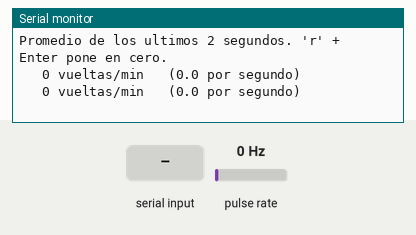
Bench run of a sketch on a simulated ESP32. Shown: the last lines printed to the serial monitor. Wiring (inferred from the names in the program): pulse sensor: data GPIO 18. The test bench sets the inputs (shaded band); at power-on: pulse rate 0 Hz.

Above: at 1.7 s.
1.8 s: pulse rate (sensor on GPIO 18) set to 4 Hz
At 2.32 s:
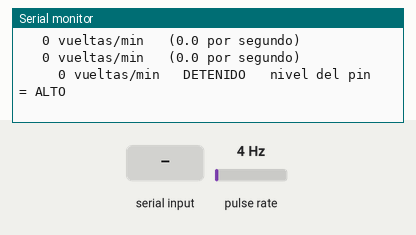
3.5 s: "r" received over Serial
At 4.4 s:
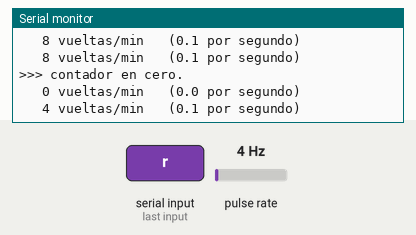
5.0 s: pulse rate (sensor on GPIO 18) set to 50 Hz
At 5.9 s:
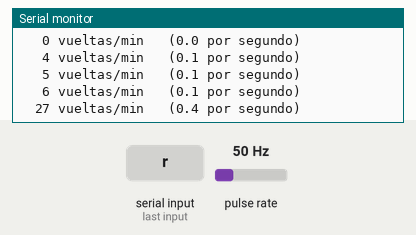
7.5 s: "R" received over Serial
At 7.82 s:
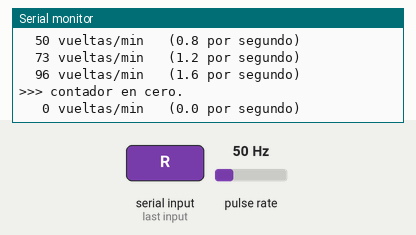
9.0 s: pulse rate (sensor on GPIO 18) set to 100 Hz
At 9.9 s:
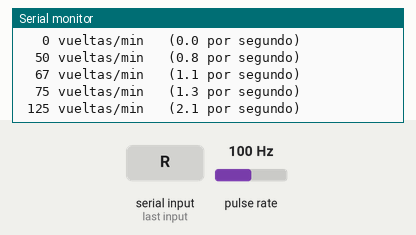
Timing chart, 0 to 12.0 s (numbered marks = the images above; inputs shaded):
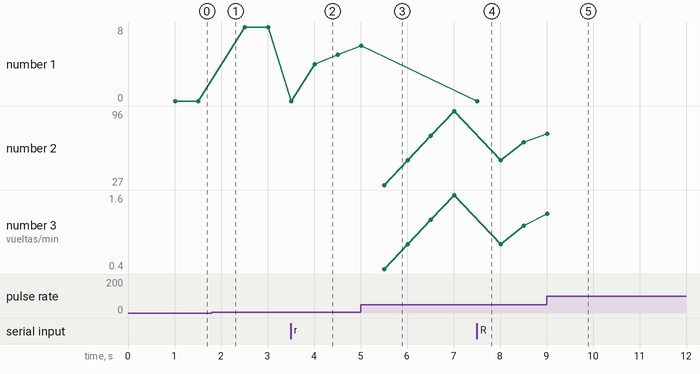

The sketch:

encoder_rueda.ino
```cpp
/*
  PRUEBA DE BANCO - VELOCIDAD DE GIRO DE LA RUEDA, encoder optico en GPIO18

  Una sola linea por vez con el dato concreto: a cuantas vueltas por minuto gira.

  CONEXIONADO: no cambia nada respecto de pruebas/encoder_optico.

    VCC -> 3V3    (NO a 5V: el DO del LM393 saldria a 5V y daña la entrada del ESP32)
    GND -> GND
    DO  -> GPIO18
    AO  -> no se conecta

  COMO SE MIDE LA VELOCIDAD. La interrupcion cuenta ranuras y nada mas. Cada VENTANA_MS
  el bucle mira cuantas ranuras pasaron en ese rato y lo convierte a vueltas por minuto:

      vueltas/min = pulsos / RANURAS_POR_VUELTA / (tiempo en minutos)

  POR QUE VA PROMEDIADO. El viento no sopla parejo y la rueda acelera y frena todo el
  tiempo, asi que la medicion de media ventana salta de un numero a otro y no se puede
  leer. Lo que se imprime es el promedio de las ultimas VENTANAS_PROMEDIO ventanas,
  o sea de los ultimos 2 segundos. Eso alcanza para que el numero se quede quieto
  cuando la velocidad es estable, y siga reaccionando cuando cambia de verdad.

  El promedio es de dos segundos a proposito, no mas: si se promediara mucho mas, una
  rafaga corta quedaria borrada y justamente las rafagas son un dato meteorologico.

  RESOLUCION. Con 30 ranuras y ventanas de medio segundo, un solo pulso de diferencia
  son 4 vueltas/min. Girando lento el numero salta de a escalones de ese tamaño: no es
  ruido, es el limite de lo que se puede saber contando ranuras en ese tiempo.

  QUE HAY QUE VER EN EL MONITOR SERIE (115200):

    - Con la rueda quieta: DETENIDO, y el nivel del pin (alto con la ranura libre, bajo
      con la ranura tapada), para distinguir "quieta" de "desconectada".
    - Girando con el dedo parejo: un numero que se mantiene mas o menos estable.
    - Empujando fuerte la rueda y soltandola: el numero sube y despues baja de a poco
      mientras frena sola. Cuanto tarda en llegar a cero es la medida de friccion del
      eje, que es lo que decide entre el cooler Jamicon y el eje del kit TT.
    - "descartados" solo aparece si hubo flancos demasiado juntos para ser ranuras
      distintas. Si aparece seguido, hay rebote del comparador o ruido en el cable.

  Mandar 'r' + Enter pone el contador total en cero.

  El disco es de 30 ranuras, confirmado contra el modelo OpenSCAD que genera la pieza.

  Y vueltas por minuto NO es velocidad del viento: para pasar de una cosa a la otra
  hace falta calibrar contra una referencia conocida. Eso lo hace pruebas/anemometro,
  que imprime m/s y km/h y trae el modo de calibracion. Ese factor no se puede
  inventar, y queda anotado en hardware/calibraciones/anemometro.md
*/

const int PIN_ENCODER = 18;

// Ranuras del disco = pulsos por vuelta. CONFIRMADO contra el modelo OpenSCAD que
// genera la pieza (enc_ranuras = 30). El disco es de 69 mm, 2 mm de espesor, con las
// ranuras entre los radios 23.5 y 33.5 mm.
//
// Si alguna vez se reimprime el disco con otra cantidad de ranuras, HAY QUE CAMBIAR
// este numero: una diferencia aca desplaza toda la escala de velocidad por un factor
// constante, y las lecturas igual siguen pareciendo razonables. Es el error mas
// dificil de detectar de esta fase.
const int RANURAS_POR_VUELTA = 30;

// Dos flancos mas juntos que esto no pueden ser dos ranuras distintas: es ruido o un
// rebote del comparador. Con 30 ranuras, 300 us entre pulsos serian unas 6600 vueltas por
// minuto, muy por encima de lo que puede girar un anemometro de cazoletas.
const unsigned long ANTIRREBOTE_US = 300;

// Cada cuanto se mide, y cuantas mediciones entran en el promedio que se imprime.
const unsigned long VENTANA_MS = 500;
const int VENTANAS_PROMEDIO = 4;  // 4 x 500 ms = 2 segundos de promedio

// Si pasa mas tiempo que esto sin un solo pulso, se considera que la rueda esta quieta.
const unsigned long TIEMPO_DETENIDO_MS = 2000;

// Compartidas entre la interrupcion y el bucle: van volatile, si no el compilador
// podria cachearlas en un registro y el bucle nunca veria el cambio.
volatile unsigned long pulsosTotales = 0;
volatile unsigned long descartadosTotales = 0;
volatile unsigned long ultimoPulsoUs = 0;

unsigned long pulsosVentanaAnterior = 0;
unsigned long descartadosVentanaAnterior = 0;
unsigned long momentoVentanaAnterior = 0;
unsigned long momentoUltimoPulsoMs = 0;

float vueltasPorVentana[VENTANAS_PROMEDIO];
int indicePromedio = 0;
int ventanasCargadas = 0;

// La rutina de interrupcion tiene que ser lo mas corta posible y vivir en la RAM
// interna (IRAM_ATTR): nada de Serial.print ni delay aca adentro.
void IRAM_ATTR contarPulso() {
  unsigned long ahora = micros();

  if (ahora - ultimoPulsoUs < ANTIRREBOTE_US) {
    descartadosTotales = descartadosTotales + 1;  // rebote o ruido: no puede ser una ranura distinta
    return;
  }

  ultimoPulsoUs = ahora;
  pulsosTotales = pulsosTotales + 1;
}

void ponerEnCero() {
  noInterrupts();
  pulsosTotales = 0;
  descartadosTotales = 0;
  interrupts();

  pulsosVentanaAnterior = 0;
  descartadosVentanaAnterior = 0;
  indicePromedio = 0;
  ventanasCargadas = 0;
}

void setup() {
  Serial.begin(115200);
  delay(500);

  // INPUT_PULLUP porque la salida del LM393 suele ser de colector abierto: sin pull-up
  // el pin quedaria flotando y contaria pulsos fantasma.
  pinMode(PIN_ENCODER, INPUT_PULLUP);

  // FLANCO DE BAJADA, no CHANGE: cada ranura produce una bajada y una subida, asi que
  // con CHANGE contariamos el doble de ranuras de las que tiene el disco.
  attachInterrupt(digitalPinToInterrupt(PIN_ENCODER), contarPulso, FALLING);

  ponerEnCero();

  Serial.println();
  Serial.println("=== Velocidad de giro - encoder optico en GPIO18 ===");
  Serial.print("Ranuras por vuelta asumidas: ");
  Serial.print(RANURAS_POR_VUELTA);
  Serial.println("  (SIN VERIFICAR - la escala es provisional)");
  Serial.println("Promedio de los ultimos 2 segundos. 'r' + Enter pone en cero.");
  Serial.println();

  momentoVentanaAnterior = millis();
}

void loop() {
  if (Serial.available() > 0) {
    char tecla = Serial.read();
    if (tecla == 'r' || tecla == 'R') {
      ponerEnCero();
      Serial.println(">>> contador en cero.");
    }
  }

  unsigned long ahora = millis();
  if (ahora - momentoVentanaAnterior < VENTANA_MS) {
    return;  // todavia no se cumplio la ventana; el bucle sigue girando sin delay()
  }

  // Se copian las variables compartidas con las interrupciones desactivadas, para que
  // no cambien en el medio de la lectura y quede una mezcla de dos instantes distintos.
  noInterrupts();
  unsigned long total = pulsosTotales;
  unsigned long descartados = descartadosTotales;
  interrupts();

  unsigned long transcurridoMs = ahora - momentoVentanaAnterior;
  unsigned long pulsosVentana = total - pulsosVentanaAnterior;
  unsigned long descartadosVentana = descartados - descartadosVentanaAnterior;

  momentoVentanaAnterior = ahora;
  pulsosVentanaAnterior = total;
  descartadosVentanaAnterior = descartados;

  // Cuanto hace que no llega un pulso, medido siempre en millis(). No se compara contra
  // ultimoPulsoUs: micros() se desborda cada 71 minutos y millis() no, asi que mezclar
  // los dos relojes daria un "DETENIDO" falso una vez por hora.
  if (pulsosVentana > 0) {
    momentoUltimoPulsoMs = ahora;
  }

  if (ahora - momentoUltimoPulsoMs > TIEMPO_DETENIDO_MS) {
    // Quieta: se vacia el promedio para que al arrancar de nuevo no arrastre el valor
    // viejo, y se imprime el nivel del pin, porque "quieta" y "desconectada" se ven
    // iguales desde el codigo.
    ventanasCargadas = 0;
    indicePromedio = 0;

    Serial.print("     0 vueltas/min   DETENIDO   nivel del pin = ");
    Serial.println(digitalRead(PIN_ENCODER) == HIGH ? "ALTO" : "BAJO");
    return;
  }

  // Vueltas por minuto de esta ventana: pulsos -> vueltas -> por minuto.
  float vueltasPorMinuto = (pulsosVentana * 60000.0) /
                           (RANURAS_POR_VUELTA * (float) transcurridoMs);

  vueltasPorVentana[indicePromedio] = vueltasPorMinuto;
  indicePromedio = (indicePromedio + 1) % VENTANAS_PROMEDIO;
  if (ventanasCargadas < VENTANAS_PROMEDIO) {
    ventanasCargadas++;  // al arrancar se promedia solo lo que ya se midio
  }

  float suma = 0;
  for (int i = 0; i < ventanasCargadas; i++) {
    suma += vueltasPorVentana[i];
  }
  float promedio = suma / ventanasCargadas;

  // Ancho fijo para que la columna de numeros quede alineada y se pueda leer de un
  // vistazo como sube y baja.
  if (promedio < 10) {
    Serial.print("   ");
  } else if (promedio < 100) {
    Serial.print("  ");
  } else if (promedio < 1000) {
    Serial.print(" ");
  }

  Serial.print(promedio, 0);
  Serial.print(" vueltas/min   (");
  Serial.print(promedio / 60.0, 1);
  Serial.print(" por segundo)");

  // Solo molesta con esto cuando hay algo que mirar.
  if (descartadosVentana > 0) {
    Serial.print("   descartados = ");
    Serial.print(descartadosVentana);
  }

  Serial.println();
}
```

Measured:
- after the input at 1.8 s, the serial monitor: prints a new line after 0.21 s (image 1)
- after the input at 3.5 s, the serial monitor: prints a new line at once (image 2)
- after the input at 5.0 s, the serial monitor: prints a new line after 0.51 s (image 3)
- after the input at 7.5 s, the serial monitor: prints a new line at once (image 4)
- after the input at 9.0 s, the serial monitor: prints a new line after 0.51 s (image 5)
- plotted number 1: 0 → 8 after the input at 1.8 s, 8 → 5 after the input at 3.5 s, 6 → 0 after the input at 7.5 s
- plotted number 2: 96 → 67 after the input at 7.5 s
- plotted number 3: 1.6 → 1.1 after the input at 7.5 s
